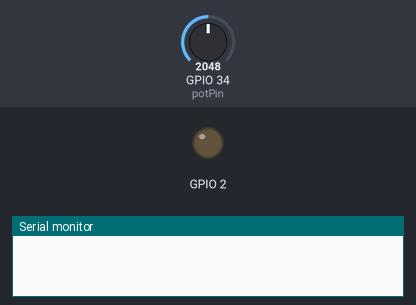
Bench run of a sketch on a simulated ESP32. Shown: output pins drawn as LEDs (lit = HIGH), the last lines printed to the serial monitor. The inputs (shaded band) are chosen by the test bench; at power-on: GPIO 34 (potPin) = 2048.

Above: at 0.0 s.
At 1.1 s:
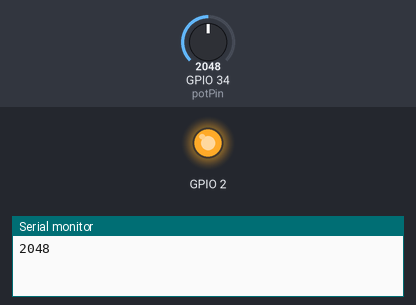
Timing chart, 0 to 2.6 s (numbered marks = the images above):
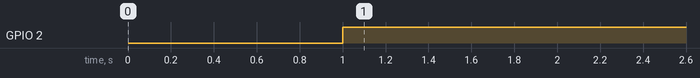

The sketch:

CurrentSensor.ino
```cpp
// Potentiometer is connected to GPIO 34 (Analog ADC1_CH6)
const int potPin = 34;

// variable for storing the potentiometer value
int potValue = 0;

void setup() {
  Serial.begin(115200);
  pinMode(2, OUTPUT);
  delay(1000);
}

void loop() {
  // Reading potentiometer value
  potValue = analogRead(potPin);
  Serial.println(potValue);
  digitalWrite(2, HIGH);
  delay(500);
}
```

Measured:
- by itself, GPIO 2: LOW → HIGH at 1.0 s
